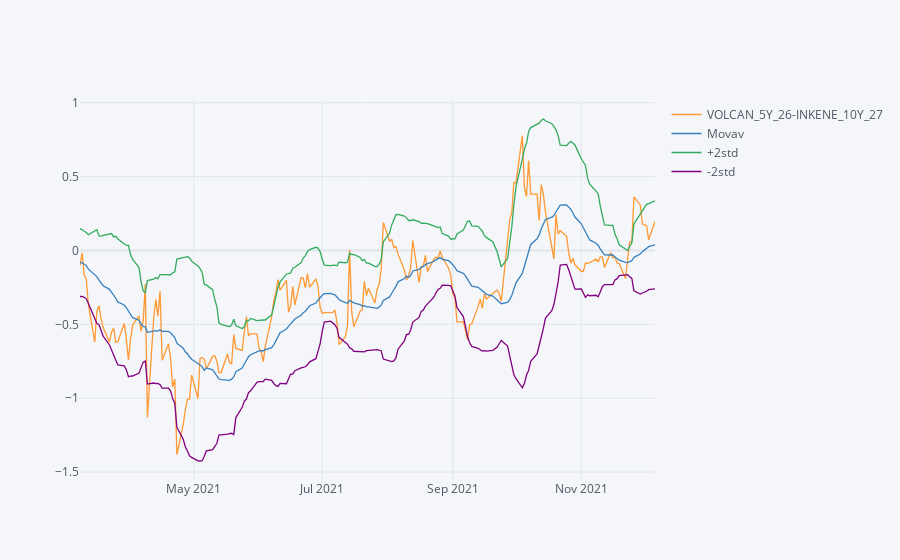

The cell this chart's notebook holds for it:
### Code cell
mejor, par_b = panda_mejor_peor(Spreads,last,bono,20)
mejor[[par_b,'Movav','+2std','-2std']].iplot()

### Figure 1 — Plotly figure (JSON) as saved in the notebook; plotly's stock layout.template omitted (floating-point values rounded to 4 significant figures; data arrays with more than 128 entries replaced by an {"elided": "..."} marker saying what was removed)
{"data": [{"line": {"color": "rgba(255, 153, 51, 1.0)", "dash": "solid", "shape": "linear", "width": 1.3}, "mode": "lines", "name": "VOLCAN_5Y_26-INKENE_10Y_27", "text": "", "type": "scatter", "x": {"elided": "196 str values"}, "y": {"elided": "196 float values"}}, {"line": {"color": "rgba(55, 128, 191, 1.0)", "dash": "solid", "shape": "linear", "width": 1.3}, "mode": "lines", "name": "Movav", "text": "", "type": "scatter", "x": {"elided": "196 str values"}, "y": {"elided": "196 float values"}}, {"line": {"color": "rgba(50, 171, 96, 1.0)", "dash": "solid", "shape": "linear", "width": 1.3}, "mode": "lines", "name": "+2std", "text": "", "type": "scatter", "x": {"elided": "196 str values"}, "y": {"elided": "196 float values"}}, {"line": {"color": "rgba(128, 0, 128, 1.0)", "dash": "solid", "shape": "linear", "width": 1.3}, "mode": "lines", "name": "-2std", "text": "", "type": "scatter", "x": {"elided": "196 str values"}, "y": {"elided": "196 float values"}}], "layout": {"legend": {"bgcolor": "#F5F6F9", "font": {"color": "#4D5663"}}, "paper_bgcolor": "#F5F6F9", "plot_bgcolor": "#F5F6F9", "title": {"font": {"color": "#4D5663"}}, "xaxis": {"gridcolor": "#E1E5ED", "showgrid": true, "tickfont": {"color": "#4D5663"}, "title": {"font": {"color": "#4D5663"}, "text": ""}, "zerolinecolor": "#E1E5ED"}, "yaxis": {"gridcolor": "#E1E5ED", "showgrid": true, "tickfont": {"color": "#4D5663"}, "title": {"font": {"color": "#4D5663"}, "text": ""}, "zerolinecolor": "#E1E5ED"}}}
